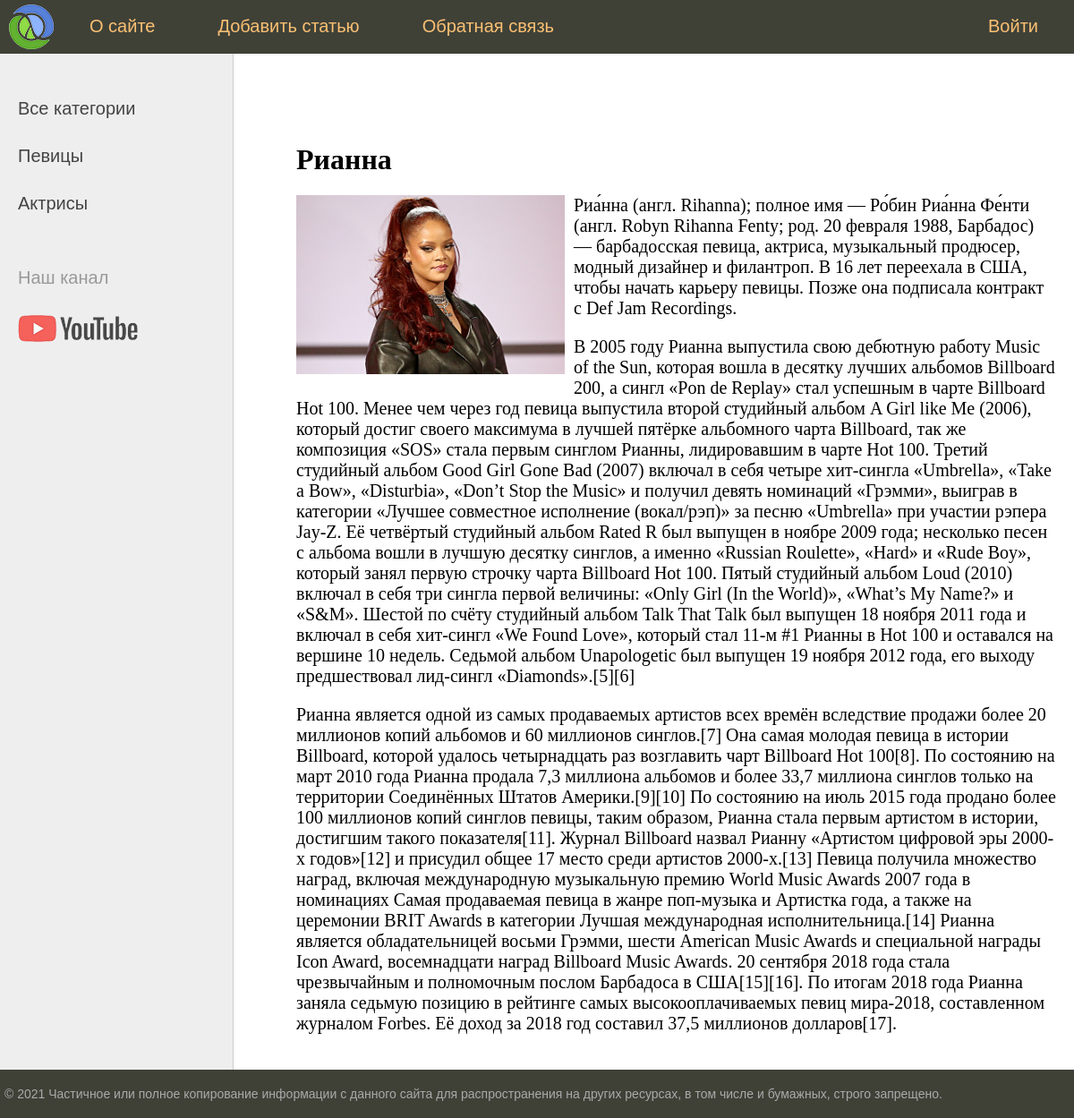
Page /post/rianna/ on the committed database.
### women/models.py (models this page shows, shortened)
class Category(models.Model):
    name = models.CharField(max_length=100, db_index=True, verbose_name='Категория')
    slug = models.SlugField(max_length=255, unique=True, db_index=True, verbose_name='URL')
    def get_absolute_url(self):
        return reverse('category', kwargs={'category_slug': self.slug})
    class Meta:
        verbose_name = 'Категория'
        verbose_name_plural = 'Категории'
        ordering = ['id']

class Women(models.Model):
    title = models.CharField(max_length=255, verbose_name='Заголовок')
    slug = models.SlugField(max_length=255, unique=True, db_index=True, verbose_name='URL')
    content = models.TextField(blank=True, verbose_name='Текст статьи')
    photo = models.ImageField(upload_to='photos/%Y/%m/%d/', verbose_name='Фото')
    time_create = models.DateTimeField(auto_now_add=True, verbose_name='Время создания')
    time_update = models.DateTimeField(auto_now=True, verbose_name='Время изменения')
    is_published = models.BooleanField(default=True, verbose_name='Публикации')
    category = models.ForeignKey('Category', on_delete=models.PROTECT, null=True, verbose_name='Категории')
    class Meta:
        verbose_name = 'Известные женщины'
        verbose_name_plural = 'Известные женщины'
        ordering = ['-time_create', 'title']

### women/views.py (the view)
# urls.py: path('post/<slug:post_slug>/', show_post, name='post'),
def show_post(request, post_slug):
    post = get_object_or_404(Women, slug=post_slug)
    context = {
        'post': post,
        'menu': menu,
        'title': post.title,
        'category_selected': post.category,
    }
    return render(request, 'women/post.html', context=context)

### women/templatetags/women_tags.py (called while the page is built)
@register.simple_tag(name='get_categories') # можно указать любое имя ииспользовать его в шаблонах
def get_categories(filter=None):
    if filter:
        return Category.objects.filter(slug=filter)
    return Category.objects.all()

@register.inclusion_tag('women/list_categories.html')
def show_categories(sort=None, category_selected=0):
    if sort:
        categories = Category.objects.order_by(sort)
        return {'categories': categories, 'category_selected': category_selected}
    categories = Category.objects.all()
    return {'categories': categories, 'category_selected': category_selected}

### women/templates/women/post.html
{% extends 'women/base.html' %}
{% block content %}
<h1>{{ post.title }}</h1>
{% if post.photo %}
<p><img class="img-article-left" src="{{ post.photo.url }}"></p>
{% endif %}
{{ post.content|linebreaks  }}
{% endblock %}

### women/templates/women/list_categories.html
	{% for category in categories %}
		{% if category.slug == category_selected %}
			<li class="selected">{{ category.name }}</li>
		{% else %}
		<li><a href="{{ category.get_absolute_url }}">{{ category.name }}</a></li>
		{% endif %}
	{% endfor %}

### women/static/women/css/style.css (style rules this page uses)
html, body { font-family: 'Arial'; margin: 0; padding: 0; height: 100%; width: 100%; color: #444; }
a { color: #0059b2; text-decoration: none; }
img { max-width: 600px; height: auto; }
img.img-article-left { max-width: 300px; height: auto; float: left; padding: 0 10px 10px 0; }
.left-chapters ul li { margin: 30px 0 0 0; color: #999; }
.left-chapters ul li a { color: #444; text-decoration: none; }
.content-text h1 { font-size: 32px; }

### rows in the picture
Category: name "Певицы"
Category: name "Актрисы"
Women: title "Рианна", photo (picture), content "Риа́нна (англ. Rihanna); полное имя — Ро́бин Риа́нна Фе́нти (англ. Robyn Rihanna Fenty; род. 20 февраля 1988, Барбадос) — барбадосская певица, актриса, музыкальный продюсер, модный дизайнер и филантроп. В 16 лет переехала в США, чтобы начать карьеру певицы. Позже она подписала контракт с Def Jam Recordings. В 2005 году Рианна выпустила свою дебютную работу Music of the Sun, которая вошла в десятку лучших альбомов Billboard 200, а сингл «Pon de Replay» стал успешным в чарте Billboard Hot 100. Менее чем через год певица выпустила второй студийный альбом A Girl like Me (2006), который достиг своего максимума в лучшей пятёрке альбомного чарта Billboard, так же композиция «SOS» стала первым…"

### other values in the picture
{{ m.title }} "О сайте" "Добавить статью" "Обратная связь"
{{ m.title }} "Войти"
